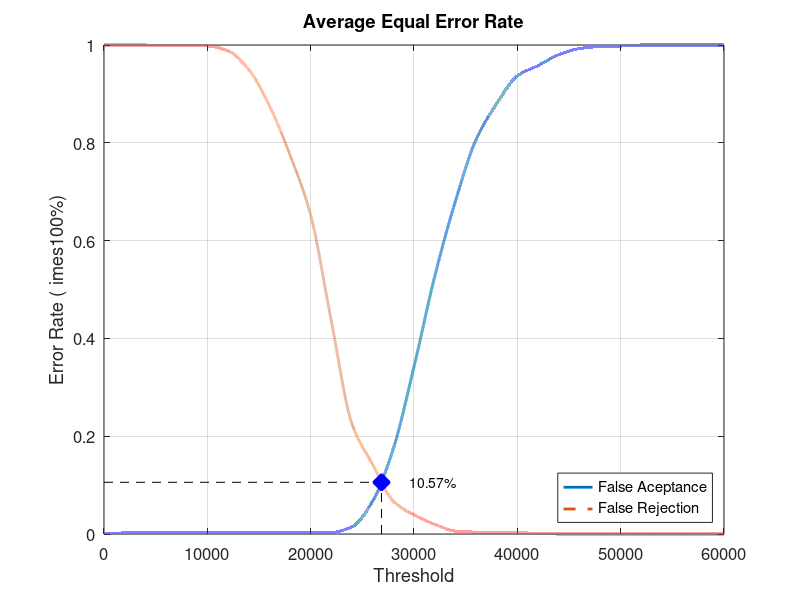
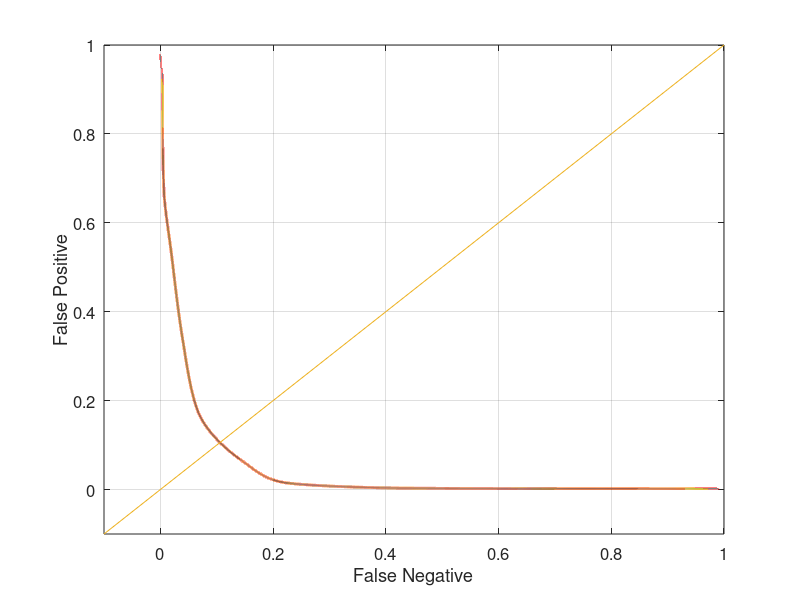

Source code (MATLAB) for these figures, in order:
close all;
clear;
clc;
x = 0:2000:60000;
xq = 0:0.5:60000;

y0 = [0 0.00210526 0.00210526 0.00210526 0.00210526 0.00210526 0.00210526 0.00210526 0.00210526 0.00210526 0.00210526 0.0031579 0.0147368 0.0673684 0.174737 0.342105 0.526316 0.68 0.806316 0.88 0.936842 0.957895 0.98 0.992632 0.996842 0.997895 1 1 1 1 1]
yy0 = interp1(x, y0, xq, 'pchip');
y1 = [1 1 1 0.999 0.999 0.998 0.988 0.95 0.876 0.775 0.652 0.435 0.225 0.142 0.067 0.039 0.02 0.006 0.004 0.004 0.003 0.001 0 0 0 0 0 0 0 0 0]
yy1 = interp1(x, y1, xq, 'pchip');

% Calculating EER: 
y2 = abs(y0 - y1);
find(y2 == min(y2))
yy2 = abs(yy0 - yy1);
xEER = find(yy2 == min(yy2));
xEERIndex = xq(xEER) % X-axis EER
yEER = yy0(xEER) % Y-axis EER

main = figure
plot(xq, yy0,'-','LineWidth', 2);	hold on
plot(xq, yy1,'--','LineWidth', 2);	hold on
plot([xEERIndex xEERIndex], [0 yEER], 'k--');	hold on
plot([0 xEERIndex], [yEER yEER], 'k--');	hold on
plot(xEERIndex, yEER, 'bx', 'LineWidth', 10);	hold on
text(xEERIndex + 10 * xEERIndex / 100, yEER, [num2str(round((10000 * yEER)) / 100) '%'])
legend('False Aceptance', 'False Rejection', 'Location', 'SouthEast')
xlabel('Threshold')
ylabel('Error Rate (	imes100%)')
title('Average Equal Error Rate')
set(gca, 'FontSize', 12)
axis([0 60000 0 1])
grid on

print(main, 'Database3AverageMain', '-dpng');
FNRxFPR = figure('Color', [1 1 1]);
plot(yy1, yy0, '-', yy1, yy0, 'LineWidth', 2);
hold on
y = -0.1:0.1:1
plot(y, y); 
set(gca, 'FontSize', 12)
xlabel('False Negative')
ylabel('False Positive')
axis([-0.1 1 -0.1 1])
set(gca, 'FontSize', 12)
grid on

print(FNRxFPR, 'Database3AverageFNRxFPR','-dpng');
